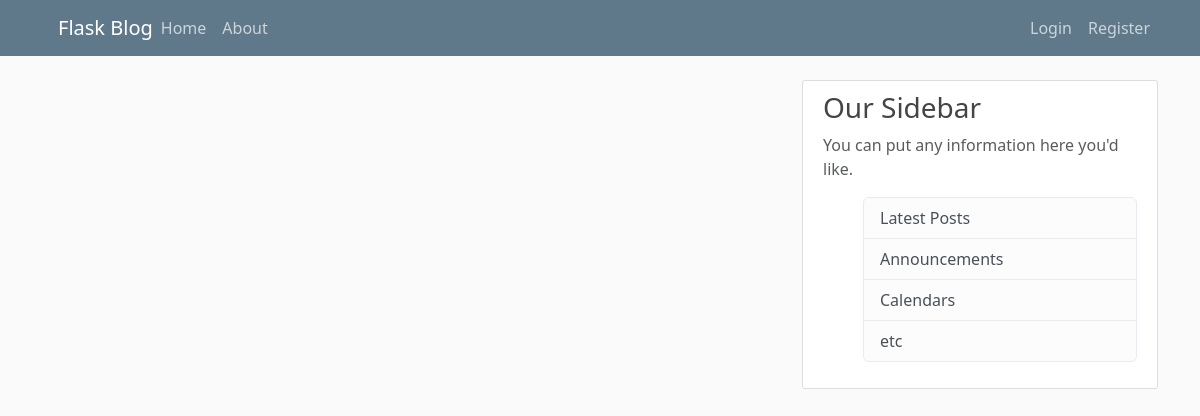
Page /home on the earlier database version.
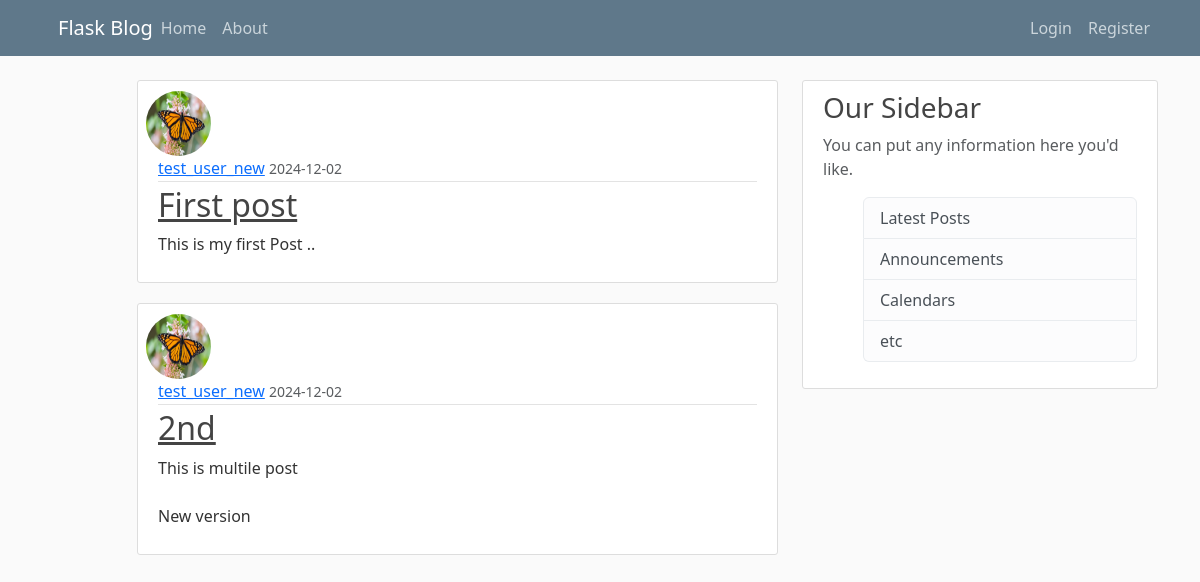
Same page on the later database version.
### flaskblog/models.py (models this page shows, shortened)
class Post(db.Model):
    id=db.Column(db.Integer, primary_key=True)
    title=db.Column(db.String(100), nullable=False)
    date_posted=db.Column(db.DateTime, nullable=False, default=datetime.now)
    content=db.Column(db.Text,nullable=False)
    user_id=db.Column(db.Integer, db.ForeignKey('user.id'), nullable=False) #user.id is table user and id is the column in the table.

class User(db.Model, UserMixin):
    id=db.Column(db.Integer, primary_key=True)
    username=db.Column(db.String(20), unique=True, nullable=False)
    email=db.Column(db.String(120), unique=True, nullable=False)
    image_file=db.Column(db.String(20), nullable=False, default='default.jpg') #we are going to hash the image files that are 20 characters long so they all are unique
    password=db.Column(db.String(60),nullable=False)
    posts=db.relationship('Post', backref='author', lazy=True)

### flaskblog/routes.py (the view)
@app.route("/")
@app.route("/home")
def home():
    posts = Post.query.all()
    return render_template('home.html',posts_value=posts)

### flaskblog/templates/home.html
{% extends "layout.html" %} {% block content %} {% for post in posts_value %}
<article class="media content-section">
  <img
    class="rounded-circle article-img row"
    src="{{ url_for('static', filename='profile_pics/' + post.author.image_file)}}"
  />
  <div class="media-body">
    <div class="article-metadata">
      <a class="mr-2" href="#">{{ post.author.username }}</a>
      <small class="text-muted"
        >{{ post.date_posted.strftime('%Y-%m-%d') }}</small
      >
    </div>
    <h2>
      <a class="article-title" href="{{url_for('post',post_id=post.id) }}"
        >{{ post.title }}</a
      >
    </h2>
    <p class="article-content">{{ post.content }}</p>
  </div>
</article>
{% endfor %} {% endblock content %}

### flaskblog/templates/layout.html (shortened to what this page needs)
<!DOCTYPE html>
<html lang="en">
  <head>
    <link rel="stylesheet" href="https://cdn.jsdelivr.net/npm/bootstrap@5.3.3/dist/css/bootstrap.rtl.min.css">
    <link
      rel="stylesheet"
      type="text/css"
      href="{{ url_for('static',filename='main.css') }}"
    />
  </head>
  <body>
    <header class="site-header">
      <nav class="navbar navbar-expand-md navbar-dark bg-steel fixed-top">
        <div class="container">
          <a class="navbar-brand mr-4 pl-2" href="/">Flask Blog</a>
          <div class="collapse navbar-collapse flex justify-content-between" id="navbarToggle">
            <div class="navbar-nav mr-auto ">
              <a class="nav-item nav-link" href="{{url_for('home')}}">Home</a>
              <a class="nav-item nav-link" href="{{url_for('about')}}">About</a>
            </div>
            <div class="navbar-nav">
              {% if current_user.is_authenticated %}
              <a class="nav-item nav-link " href="{{url_for('new_post')}}">New Post</a>
              <a class="nav-item nav-link " href="{{url_for('account')}}">Account</a>
              <a class="nav-item nav-link " href="{{url_for('logout')}}">Logout</a>
              {% else %}
              <a class="nav-item nav-link " href="{{url_for('login')}}">Login</a>
              <a class="nav-item nav-link" href="{{url_for('register')}}">Register</a>
              {% endif %}
            </div>
          </div>
        </div>
      </nav>
    </header>
    <main role="main" class="container">
      <div class="row">
        <div class="col-md-1">
        </div>
        <div class="col-md-7">
          {% block content %}{% endblock %}
        </div>
        <div class="col-md-4">
          <div class="content-section">
            <h3>Our Sidebar</h3>
            <p class='text-muted'>You can put any information here you'd like.
              <ul class="list-group">
                <li class="list-group-item list-group-item-light">Latest Posts</li>
                <li class="list-group-item list-group-item-light">Announcements</li>
                <li class="list-group-item list-group-item-light">Calendars</li>
                <li class="list-group-item list-group-item-light">etc</li>
              </ul>
            </p>
          </div>
        </div>
      </div>
    </main>
  </body>
</html>

### flaskblog/static/main.css (style rules this page uses)
body { background: #fafafa; color: #333333; margin-top: 5rem; }
h1, h2, h3, h4, h5, h6 { color: #444444; }
.bg-steel { background-color: #5f788a; }
.site-header .navbar-nav .nav-link { color: #cbd5db; }
.content-section { background: #ffffff; padding: 10px 20px; border: 1px solid #dddddd; border-radius: 3px; margin-bottom: 20px; }
.article-title { color: #444444; }
.article-content { white-space: pre-line; }
.article-img { height: 65px; width: 65px; margin-right: 16px; }
.article-metadata { padding-bottom: 1px; margin-bottom: 4px; border-bottom: 1px solid #e3e3e3; }

Differences in the rows shown:
added Post: image_file (picture), author.username "test_user_new", date_posted "2024-12-02", title "First post", content "This is my first Post .."
added Post: image_file (picture), author.username "test_user_new", date_posted "2024-12-02", title "2nd", content "This is multile post New version"
